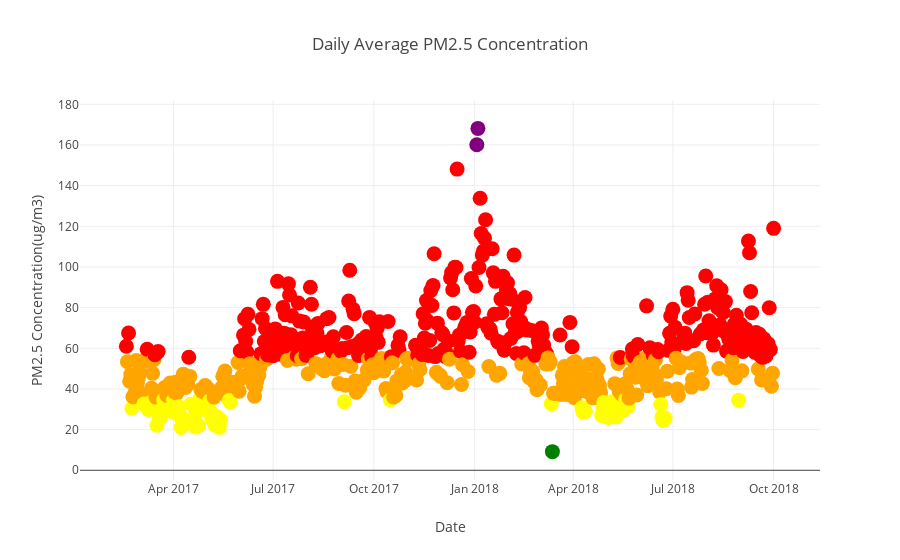

Notebook cell for this chart:
### Code cell
##remove nan for visualizations 
#y = daily_average_airquality_data_concentrations['PM2.5(Ug/m3)'].dropna()
y = daily_average_airquality_data_concentrations['PM2.5(Ug/m3)'].dropna().values
pm25 = go.Scatter(x=daily_average_airquality_data_concentrations.dropna().index,
                  y = daily_average_airquality_data_concentrations['PM2.5(Ug/m3)'].dropna().values, 
                  mode='markers',
                  marker = dict(color=list(map(SetColor, y)),size=15)
                  
                 ) 

layout = go.Layout(title='Daily Average PM2.5 Concentration', xaxis=dict(title='Date'),
                   yaxis=dict(title='PM2.5 Concentration(ug/m3)'))

fig = go.Figure(data=[pm25], layout=layout)
iplot(fig)
pio.write_image(fig, os.path.join(filepath , 'daily_average_pm25_concentration.png'))

### Figure 1 — Plotly figure (JSON) as saved in the notebook; plotly's stock layout.template omitted (floating-point values rounded to 4 significant figures; data arrays with more than 128 entries replaced by an {"elided": "..."} marker saying what was removed)
{"data": [{"marker": {"color": {"elided": "592 str values"}, "size": 15}, "mode": "markers", "type": "scatter", "uid": "fee6763e-cfb1-41e1-9a95-57832b67fc21", "x": {"elided": "592 str values"}, "y": {"elided": "592 float values"}}], "layout": {"title": {"text": "Daily Average PM2.5 Concentration"}, "xaxis": {"title": {"text": "Date"}}, "yaxis": {"title": {"text": "PM2.5 Concentration(ug/m3)"}}}}
